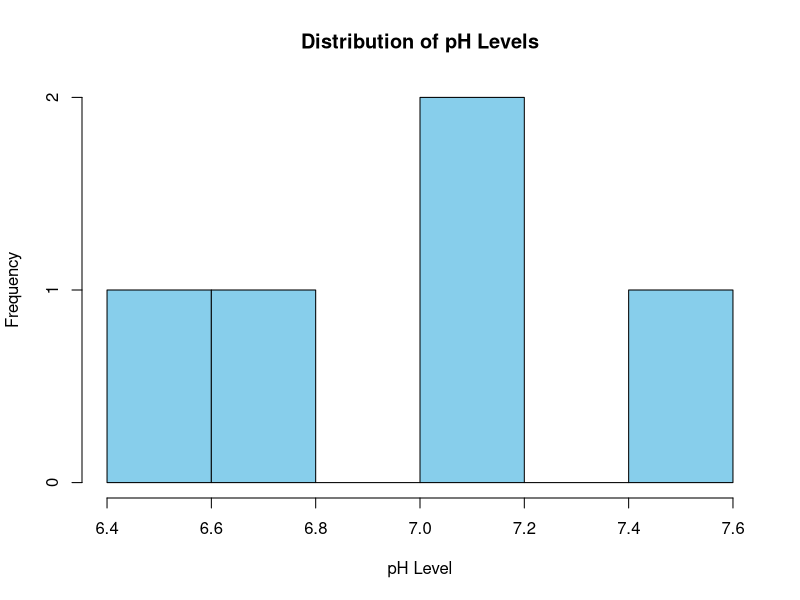
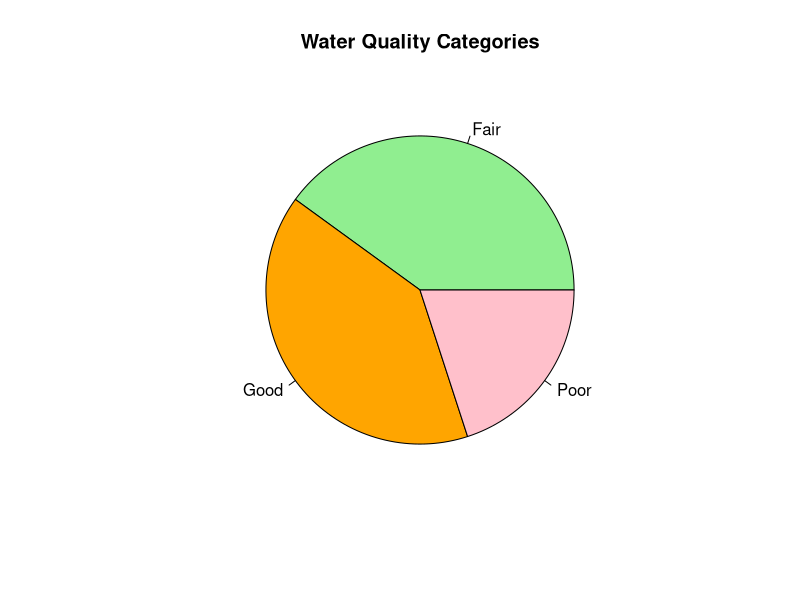
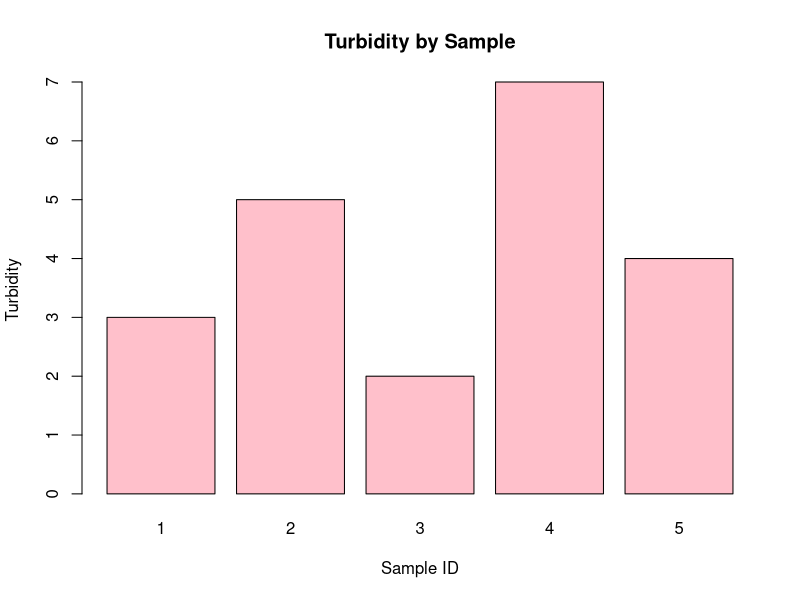
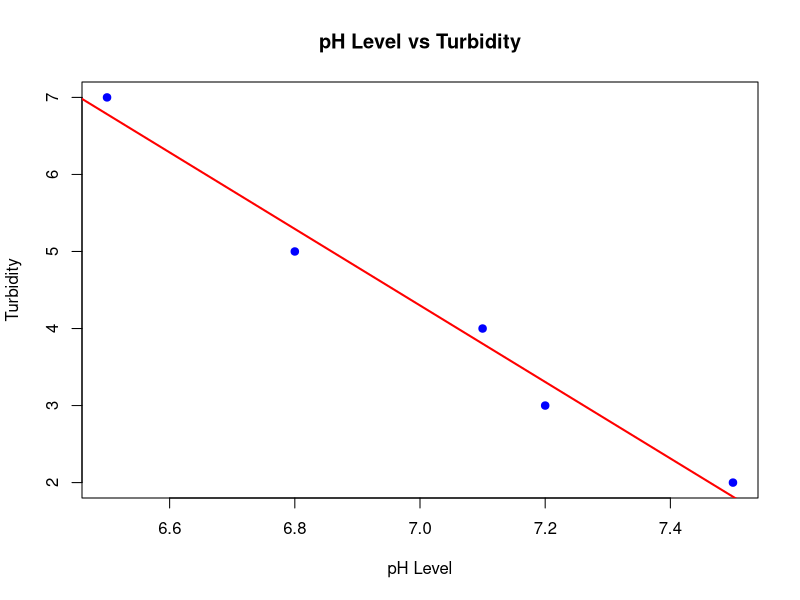

Write R code to recreate these figures, in order.

Sample_ID <- c(1,2,3,4,5)
pH_Level <- c(7.2,6.8,7.5,6.5,7.1)
Turbidity <- c(3,5,2,7,4)
Quality <- c("Good","Fair","Good","Poor","Fair")
water <- data.frame(
  Sample_ID,
  pH_Level,
  Turbidity,
  Quality
)
print(water)
hist(water$pH_Level,
     main="Distribution of pH Levels",
     xlab="pH Level",
     ylab="Frequency",
     col="skyblue",
     border="black")
quality_table <- table(water$Quality)

pie(quality_table,
    main="Water Quality Categories",
    labels=names(quality_table),
    col=c("lightgreen","orange","pink"))
barplot(water$Turbidity,
        names.arg=water$Sample_ID,
        main="Turbidity by Sample",
        xlab="Sample ID",
        ylab="Turbidity",
        col="pink",
        border="black")
plot(water$pH_Level,
     water$Turbidity,
     main="pH Level vs Turbidity",
     xlab="pH Level",
     ylab="Turbidity",
     pch=19,
     col="blue")

abline(lm(Turbidity ~ pH_Level,
          data=water),
       col="red",
       lwd=2)
